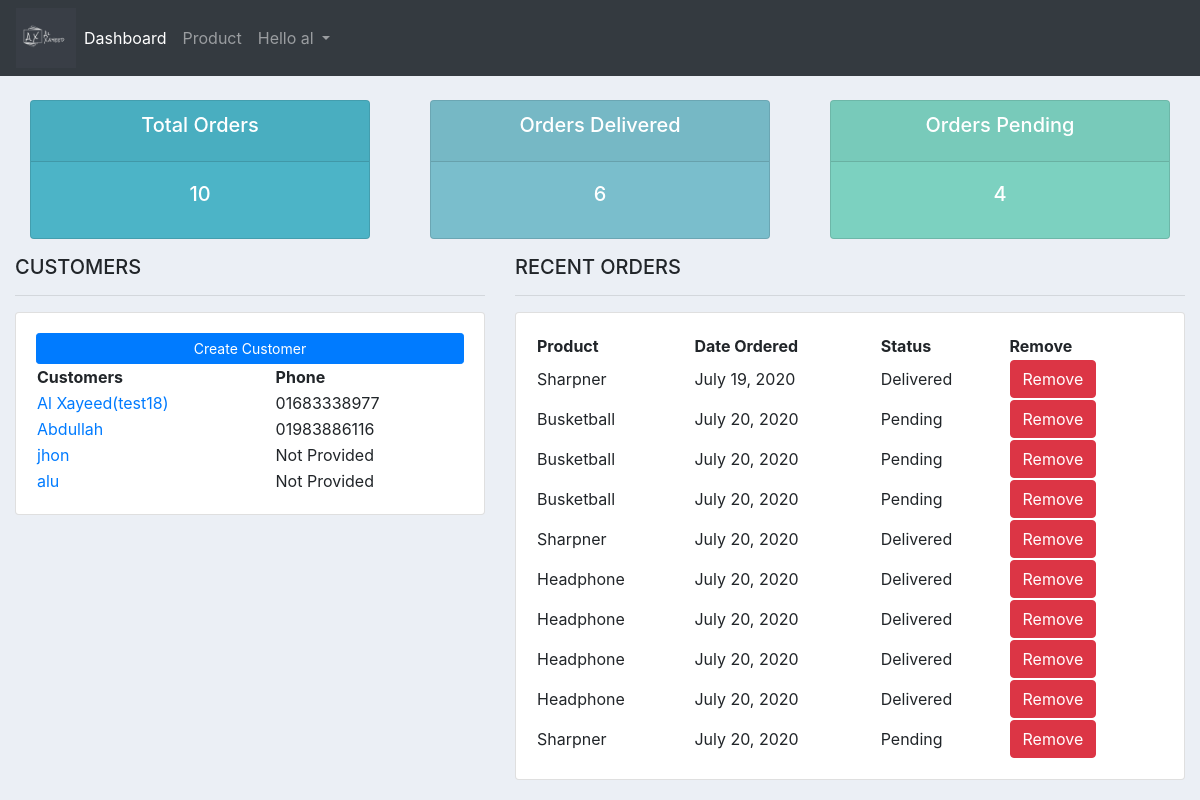
Page / (signed in) on the earlier database version.
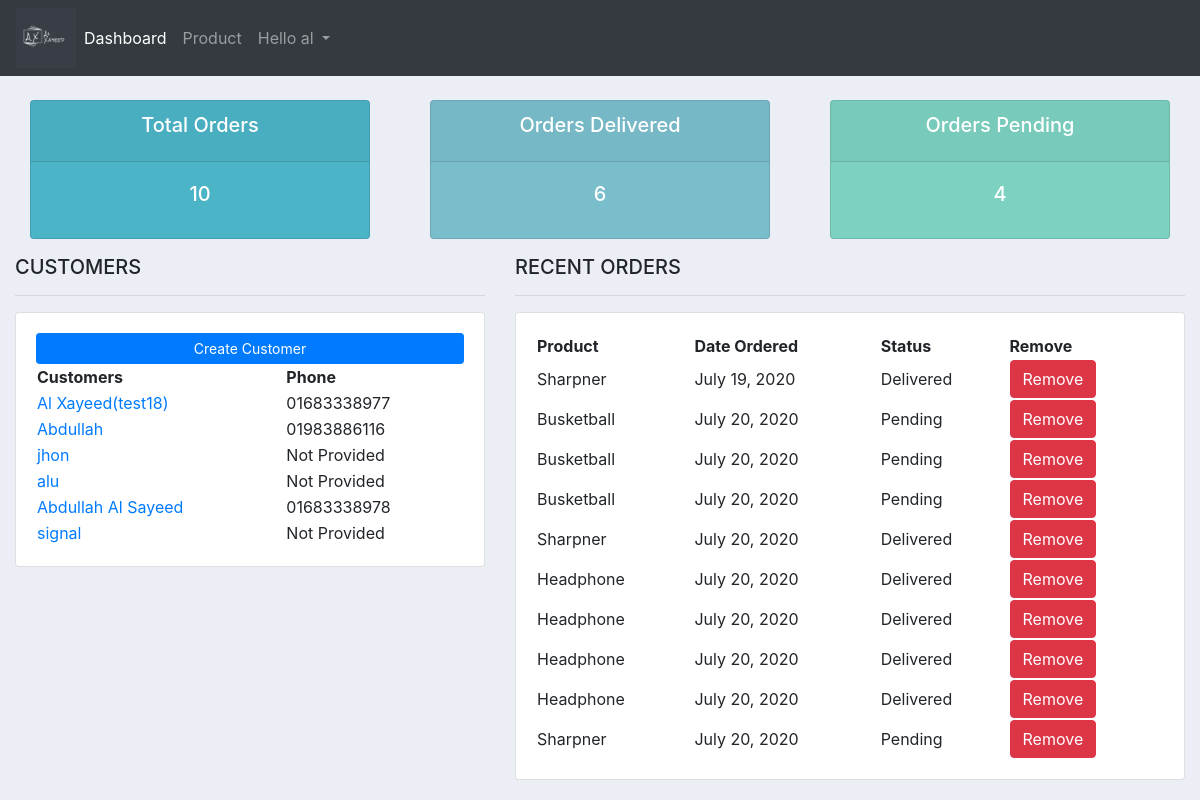
Same page on the later database version.
### accounts/models.py (models this page shows, shortened)
class Customer(models.Model):
    user = models.OneToOneField(User, null=True, on_delete=models.CASCADE)
    name = models.CharField(max_length=200, null=True)
    phone = models.CharField(max_length=15, null=True)
    email = models.CharField(max_length=50, null=True)
    profile_pic = models.ImageField(default="default.jpeg", null=True, blank=True)
    date_joined = models.DateTimeField(auto_now_add=True, null=True, blank= True)

class Order(models.Model):
    STATUS = (
        ('Pending', 'Pending'),
        ('Out of Stock', 'Stock Out'),
        ('Delivered', 'Delivered'),
    )
    customer = models.ForeignKey(Customer,null=True, on_delete=models.CASCADE) #Order will be deleted if the customer is deleted
    product = models.ForeignKey(Product, null=True,on_delete=models.SET_NULL) #if the Product is deleted,order will remain same with a null value for product
    date_ordered = models.DateTimeField(auto_now_add=True, null=True)
    status = models.CharField(max_length=50, null=True, choices=STATUS)
    note = models.CharField(max_length=500, null=True)

class Product(models.Model):
    CATAGORY = (
        ('Indoor', 'Indoor'),
        ('Outdoor', 'Out door')
    )
    name = models.CharField(max_length=100, null=True)
    price = models.FloatField(null=True)
    catagory = models.CharField(max_length=100, choices=CATAGORY, null=True)
    description = models.CharField(max_length=200, null=True)
    date_created = models.DateTimeField(auto_now_add=True)
    tags = models.ManyToManyField(Tag)
    def __str__(self):
        return self.name

### accounts/decorators.py (the view)
        def wrapper_func(request, *args, **kwargs):
            group = None
            if request.user.groups.exists():
                group = request.user.groups.all()[0].name
            if group == 'customer':
                return redirect('user_home')
            if group == 'admin':
                return view_func(request, *args, **kwargs)

### accounts/views.py (called while the page is built)
@login_required(login_url='login')
@admin_only
def home(request):
    orders = Order.objects.all()
    customers = Customer.objects.all()
    total_customers = customers.count()
    total_orders = orders.count()
    delivered = orders.filter(status='Delivered').count()
    pending = orders.filter(status='Pending').count()
    context = {'orders': orders, 'customers': customers, 'total_orders': total_orders , 'delivered': delivered, 'pending' : pending}
    return render(request, 'accounts/index.html', context)

### accounts/templates/accounts/index.html (shortened to what this page needs)
{% extends 'accounts/base.html' %}
{% block content %}
{% include 'accounts/status.html' %}
<div class="row">
    <div class="col-md-5">
        <h5>CUSTOMERS</h5>
        <hr>
        <div class="card card-body">
            <a class="btn btn-primary btn-sm btn-block" href="">Create Customer</a>
            <table table table-sm>
                <tr>
                    <th>Customers</th>
                    <th>Phone</th>
                </tr>
                {% for i in customers %}
                <tr>
                    <td><a style="text-decoration: none;" href="{% url 'customer' i.id %}">
                        {% if i.name %}{{ i.name }}
                        {% else %}{{ i.user }}</a></td>
                        {% endif %}
                    <td>{% if i.phone %}{{ i.phone }}
                        {% else %}{{ 'Not Provided' }}</a></td>
                        {% endif %}</td>
                </tr>
                {% endfor %}
            </table>
        </div>
    </div>
    <div class="col-md-7">
        <h5>RECENT ORDERS</h5>
        <hr>
        <div class="card card-body">
            <table table table-sm>
                <tr>
                    <th>Product</th>
                    <th>Date Ordered</th>
                    <th>Status</th>
                    <th>Remove</th>
                </tr>
                {% for i in orders %}
                <tr>
                    <td>{{ i.product }}</td>
                    <td>{{ i.date_ordered.date }}</td>
                    <td>{{ i.status }}</td>
                    <td><a class="btn btn-danger" href="{% url 'delete_order' i.id %}"> Remove</td>
                </tr>
                {% endfor %}
            </table>
        </div>
    </div>
</div>
{% endblock %}

Differences in the rows shown:
added Customer: name "Abdullah Al Sayeed", phone "01683338978"
added Customer: name "signal", value "Not Provided"
